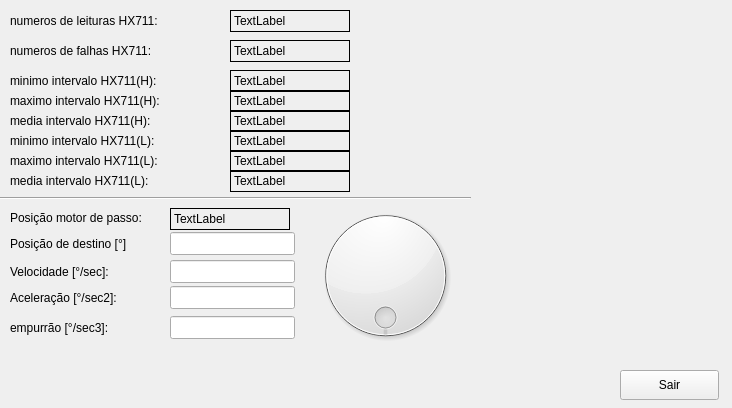
<?xml version="1.0" encoding="UTF-8"?>
<ui version="4.0">
 <class>DebugWidget</class>
 <widget class="QWidget" name="DebugWidget">
  <property name="geometry">
   <rect>
    <x>0</x>
    <y>0</y>
    <width>732</width>
    <height>408</height>
   </rect>
  </property>
  <property name="windowTitle">
   <string>Form</string>
  </property>
  <widget class="QLabel" name="label">
   <property name="geometry">
    <rect>
     <x>10</x>
     <y>10</y>
     <width>211</width>
     <height>22</height>
    </rect>
   </property>
   <property name="text">
    <string>numeros de leituras HX711:</string>
   </property>
  </widget>
  <widget class="QLabel" name="label_2">
   <property name="geometry">
    <rect>
     <x>10</x>
     <y>70</y>
     <width>201</width>
     <height>22</height>
    </rect>
   </property>
   <property name="text">
    <string>minimo intervalo HX711(H):</string>
   </property>
  </widget>
  <widget class="QLabel" name="label_3">
   <property name="geometry">
    <rect>
     <x>10</x>
     <y>90</y>
     <width>191</width>
     <height>22</height>
    </rect>
   </property>
   <property name="text">
    <string>maximo intervalo HX711(H):</string>
   </property>
  </widget>
  <widget class="QLabel" name="label_4">
   <property name="geometry">
    <rect>
     <x>10</x>
     <y>110</y>
     <width>191</width>
     <height>22</height>
    </rect>
   </property>
   <property name="text">
    <string>media intervalo HX711(H):</string>
   </property>
  </widget>
  <widget class="QLabel" name="lbl_dbg_cntHx711">
   <property name="geometry">
    <rect>
     <x>230</x>
     <y>10</y>
     <width>120</width>
     <height>22</height>
    </rect>
   </property>
   <property name="frameShape">
    <enum>QFrame::Panel</enum>
   </property>
   <property name="text">
    <string>TextLabel</string>
   </property>
  </widget>
  <widget class="QLabel" name="lbl_dbg_minHx711_h">
   <property name="geometry">
    <rect>
     <x>230</x>
     <y>70</y>
     <width>120</width>
     <height>22</height>
    </rect>
   </property>
   <property name="frameShape">
    <enum>QFrame::Panel</enum>
   </property>
   <property name="text">
    <string>TextLabel</string>
   </property>
  </widget>
  <widget class="QLabel" name="lbl_dbg_maxHx711_h">
   <property name="geometry">
    <rect>
     <x>230</x>
     <y>90</y>
     <width>120</width>
     <height>22</height>
    </rect>
   </property>
   <property name="frameShape">
    <enum>QFrame::Panel</enum>
   </property>
   <property name="text">
    <string>TextLabel</string>
   </property>
  </widget>
  <widget class="QLabel" name="lbl_dbg_avgHx711_h">
   <property name="geometry">
    <rect>
     <x>230</x>
     <y>110</y>
     <width>120</width>
     <height>22</height>
    </rect>
   </property>
   <property name="frameShape">
    <enum>QFrame::Panel</enum>
   </property>
   <property name="text">
    <string>TextLabel</string>
   </property>
  </widget>
  <widget class="QPushButton" name="pbQuit">
   <property name="geometry">
    <rect>
     <x>620</x>
     <y>370</y>
     <width>99</width>
     <height>30</height>
    </rect>
   </property>
   <property name="text">
    <string>Sair</string>
   </property>
  </widget>
  <widget class="QLabel" name="lbl_dbg_minHx711_l">
   <property name="geometry">
    <rect>
     <x>230</x>
     <y>130</y>
     <width>120</width>
     <height>22</height>
    </rect>
   </property>
   <property name="frameShape">
    <enum>QFrame::Panel</enum>
   </property>
   <property name="text">
    <string>TextLabel</string>
   </property>
  </widget>
  <widget class="QLabel" name="label_5">
   <property name="geometry">
    <rect>
     <x>10</x>
     <y>170</y>
     <width>191</width>
     <height>22</height>
    </rect>
   </property>
   <property name="text">
    <string>media intervalo HX711(L):</string>
   </property>
  </widget>
  <widget class="QLabel" name="lbl_dbg_avgHx711_l">
   <property name="geometry">
    <rect>
     <x>230</x>
     <y>170</y>
     <width>120</width>
     <height>22</height>
    </rect>
   </property>
   <property name="frameShape">
    <enum>QFrame::Panel</enum>
   </property>
   <property name="text">
    <string>TextLabel</string>
   </property>
  </widget>
  <widget class="QLabel" name="label_6">
   <property name="geometry">
    <rect>
     <x>10</x>
     <y>150</y>
     <width>191</width>
     <height>22</height>
    </rect>
   </property>
   <property name="text">
    <string>maximo intervalo HX711(L):</string>
   </property>
  </widget>
  <widget class="QLabel" name="lbl_dbg_maxHx711_l">
   <property name="geometry">
    <rect>
     <x>230</x>
     <y>150</y>
     <width>120</width>
     <height>22</height>
    </rect>
   </property>
   <property name="frameShape">
    <enum>QFrame::Panel</enum>
   </property>
   <property name="text">
    <string>TextLabel</string>
   </property>
  </widget>
  <widget class="QLabel" name="label_7">
   <property name="geometry">
    <rect>
     <x>10</x>
     <y>130</y>
     <width>201</width>
     <height>22</height>
    </rect>
   </property>
   <property name="text">
    <string>minimo intervalo HX711(L):</string>
   </property>
  </widget>
  <widget class="QLabel" name="label_8">
   <property name="geometry">
    <rect>
     <x>10</x>
     <y>40</y>
     <width>211</width>
     <height>22</height>
    </rect>
   </property>
   <property name="text">
    <string>numeros de falhas HX711:</string>
   </property>
  </widget>
  <widget class="QLabel" name="lbl_dbg_errHx711">
   <property name="geometry">
    <rect>
     <x>230</x>
     <y>40</y>
     <width>120</width>
     <height>22</height>
    </rect>
   </property>
   <property name="frameShape">
    <enum>QFrame::Panel</enum>
   </property>
   <property name="text">
    <string>TextLabel</string>
   </property>
  </widget>
  <widget class="Line" name="line">
   <property name="geometry">
    <rect>
     <x>0</x>
     <y>190</y>
     <width>471</width>
     <height>16</height>
    </rect>
   </property>
   <property name="orientation">
    <enum>Qt::Horizontal</enum>
   </property>
  </widget>
  <widget class="QLabel" name="label_9">
   <property name="geometry">
    <rect>
     <x>10</x>
     <y>210</y>
     <width>151</width>
     <height>16</height>
    </rect>
   </property>
   <property name="text">
    <string>Posição motor de passo:</string>
   </property>
  </widget>
  <widget class="QLabel" name="lbl_dbg_posStepper">
   <property name="geometry">
    <rect>
     <x>170</x>
     <y>208</y>
     <width>120</width>
     <height>22</height>
    </rect>
   </property>
   <property name="frameShape">
    <enum>QFrame::Panel</enum>
   </property>
   <property name="text">
    <string>TextLabel</string>
   </property>
  </widget>
  <widget class="QLabel" name="label_10">
   <property name="geometry">
    <rect>
     <x>10</x>
     <y>236</y>
     <width>117</width>
     <height>15</height>
    </rect>
   </property>
   <property name="text">
    <string>Posição de destino [°]:</string>
   </property>
  </widget>
  <widget class="QLineEdit" name="le_dbg_targetStepper">
   <property name="geometry">
    <rect>
     <x>170</x>
     <y>232</y>
     <width>125</width>
     <height>23</height>
    </rect>
   </property>
  </widget>
  <widget class="QDial" name="dial_dbg_Stepper">
   <property name="geometry">
    <rect>
     <x>300</x>
     <y>200</y>
     <width>171</width>
     <height>151</height>
    </rect>
   </property>
   <property name="maximum">
    <number>3600</number>
   </property>
   <property name="tracking">
    <bool>true</bool>
   </property>
   <property name="wrapping">
    <bool>true</bool>
   </property>
   <property name="notchTarget">
    <double>3600.000000000000000</double>
   </property>
  </widget>
  <widget class="QLabel" name="label_11">
   <property name="geometry">
    <rect>
     <x>10</x>
     <y>264</y>
     <width>114</width>
     <height>15</height>
    </rect>
   </property>
   <property name="text">
    <string>Velocidade [°/sec]:</string>
   </property>
  </widget>
  <widget class="QLineEdit" name="le_dbg_speed">
   <property name="geometry">
    <rect>
     <x>170</x>
     <y>260</y>
     <width>125</width>
     <height>23</height>
    </rect>
   </property>
  </widget>
  <widget class="QLabel" name="label_12">
   <property name="geometry">
    <rect>
     <x>10</x>
     <y>290</y>
     <width>122</width>
     <height>15</height>
    </rect>
   </property>
   <property name="text">
    <string>Aceleração [°/sec2]:</string>
   </property>
  </widget>
  <widget class="QLineEdit" name="le_dbg_accel">
   <property name="geometry">
    <rect>
     <x>170</x>
     <y>286</y>
     <width>125</width>
     <height>23</height>
    </rect>
   </property>
  </widget>
  <widget class="QLineEdit" name="le_dbg_jerk">
   <property name="geometry">
    <rect>
     <x>170</x>
     <y>316</y>
     <width>125</width>
     <height>23</height>
    </rect>
   </property>
  </widget>
  <widget class="QLabel" name="label_13">
   <property name="geometry">
    <rect>
     <x>10</x>
     <y>320</y>
     <width>129</width>
     <height>15</height>
    </rect>
   </property>
   <property name="text">
    <string>empurrão [°/sec3]:</string>
   </property>
  </widget>
 </widget>
 <resources/>
 <connections/>
</ui>
